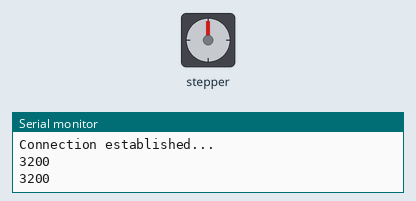
Simulated run of this sketch. Board: Arduino Uno, built with avr-gcc and run on an emulated ATmega328P. On the bench: stepper motor, the last lines printed to the serial monitor. Wiring (inferred from the names in the program): stepper motor driver (200 steps per turn assumed): step pin 6; direction pin 7; enable pin 3.

Above: at 1.4 s.
At 9.5 s:
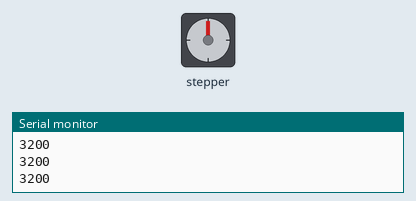
At 18.9 s:
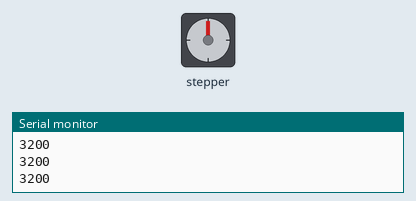
At 37.8 s:
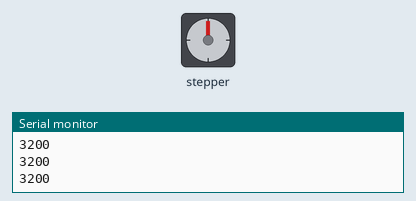
Timing chart, 0 to 40.0 s (numbered marks = the images above):
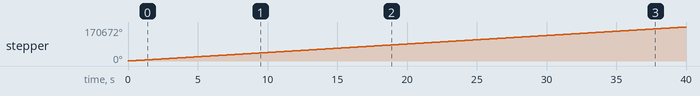

Measured:
- by itself, stepper: keeps turning clockwise at about 4269°/s

The sketch:

stepperMotorA4988.ino
```cpp
const int stepPin = 6;
const int dirPin = 7;
//const int stepPin = 4;
//const int dirPin = 5;
const int enable = 3;

void setup() {
  // Sets the two pins as Outputs
  pinMode(stepPin, OUTPUT);
  pinMode(dirPin, OUTPUT);
  pinMode(enable, OUTPUT);
  digitalWrite(dirPin, LOW);
  digitalWrite(enable, LOW);
  Serial.begin(9600);
  Serial.println("Connection established...");
}
void loop() {
  digitalWrite(dirPin, HIGH); // Enables the motor to move in a particular direction
  // Makes 3200 pulses for making one full cycle rotation
  //if (Serial.available()) {
     // Enables the motor to move in a particular direction
    // String steps = Serial.readStringUntil('\n');
    String steps = "3200";
    Serial.println(steps.toInt());
    if (steps.toInt() > 0){
      digitalWrite(dirPin, HIGH);
      for (int i = 0; i < steps.toInt(); i++) {
        digitalWrite(stepPin, HIGH);
        delayMicroseconds(200);
        digitalWrite(stepPin, LOW);
        delayMicroseconds(200);
      }
    }else{
      digitalWrite(dirPin, LOW);
      for (int i = 0; i < -steps.toInt(); i++) {
        digitalWrite(stepPin, HIGH);
        delayMicroseconds(200);
        digitalWrite(stepPin, LOW);
        delayMicroseconds(200);
      }
    }
  //}
}
```
